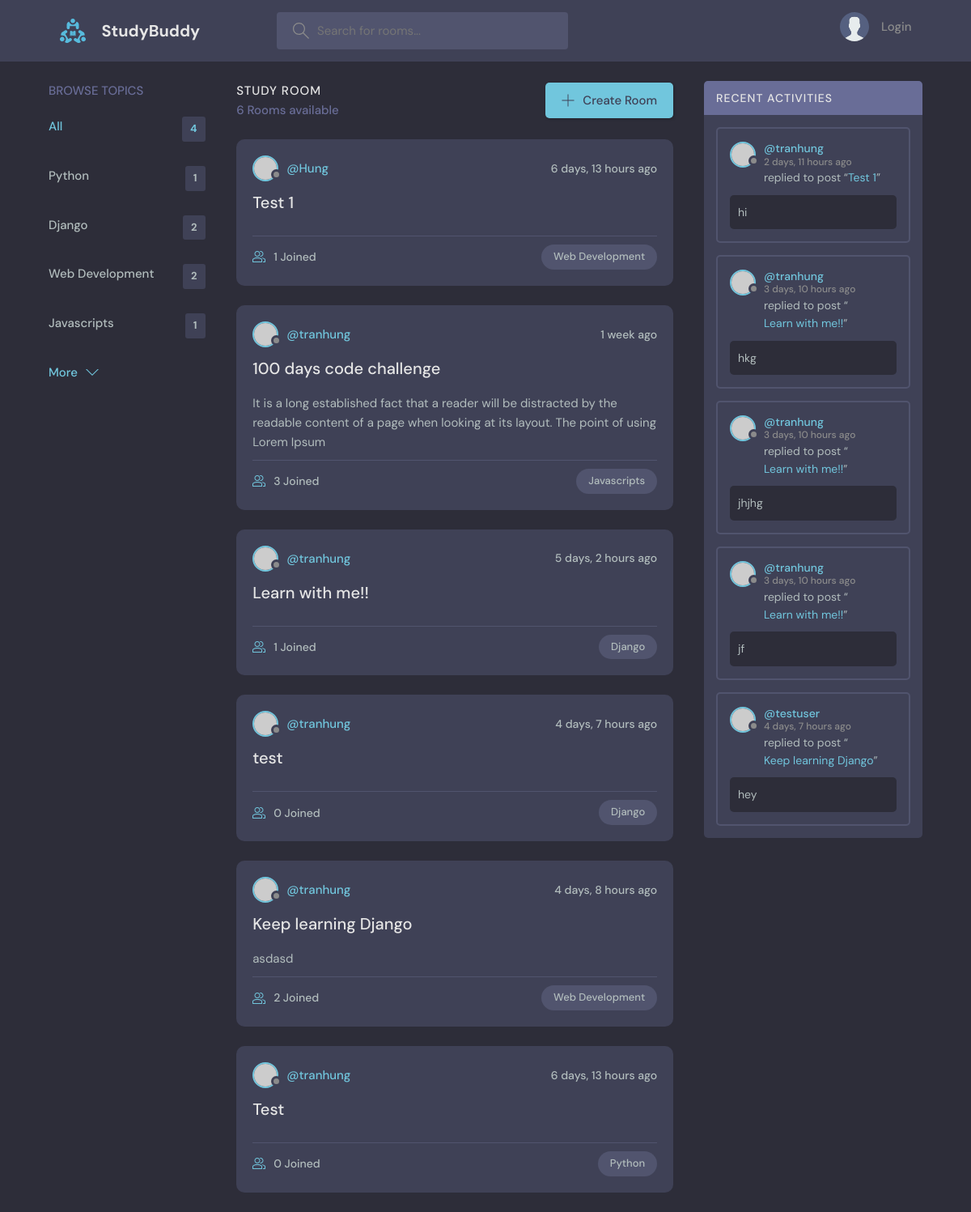
The page / on the database its author committed.
### base/models.py (models this page shows, shortened)
class Topic(models.Model):
    name = models.CharField(max_length=200)

class Room(models.Model):
    wb_id = models.OneToOneField(
        Whiteboard, on_delete=models.SET_NULL, null=True)
    host = models.ForeignKey(User, on_delete=models.SET_NULL, null=True)
    topic = models.ForeignKey('Topic', on_delete=models.SET_NULL, null=True)
    name = models.CharField(max_length=200)
    description = models.TextField(null=True, blank=True)
    participants = models.ManyToManyField(
        User, related_name='paticipants', blank=True)
    updated = models.DateTimeField(auto_now=True)
    created = models.DateTimeField(auto_now_add=True)
    class Meta:
        ordering = ['-updated', '-created']

class Message(models.Model):
    user = models.ForeignKey(User, on_delete=models.CASCADE)
    room = models.ForeignKey(Room, on_delete=models.CASCADE)
    body = models.TextField()
    updated = models.DateTimeField(auto_now=True)
    created = models.DateTimeField(auto_now_add=True)
    class Meta:
        ordering = ['-updated', '-created']

### base/views.py (the view)
# urls.py: path('', home, name="home"),
def home(request):
    q = request.GET.get('q') if request.GET.get('q') != None else ''
    rooms = Room.objects.filter(
        Q(topic__name__icontains=q) |
        Q(name__icontains=q) |
        Q(description__icontains=q)
    )
    topics = Topic.objects.all()
    room_activity = Message.objects.filter(
        Q(room__topic__name__icontains=q) |
        Q(room__name__icontains=q) |
        Q(room__description__icontains=q)
    )
    context = {'rooms': rooms, 'topics': topics,
               'room_activity': room_activity}
    return render(request, 'base/home.html', context)

### base/templates/base/home.html (shortened to what this page needs)
{% extends "main.html" %}
{% block content %}
<main class="layout layout--3">
    <div class="container">
        {% include 'base/topics_component.html' %}
        <div class="roomList">
            <div class="roomList__header">
                <div>
                    <h2>Study Room</h2>
                    <p>{{ rooms.count }} Rooms available</p>
                </div>
                <a
                    class="btn btn--main"
                    href="{% url 'create-room' %}"
                >
                    <svg
                        version="1.1"
                        xmlns="http://www.w3.org/2000/svg"
                        width="32"
                        height="32"
                        viewBox="0 0 32 32"
                    >
                        <title>add</title>
                        <path d="M16.943 0.943h-1.885v14.115h-14.115v1.885h14.115v14.115h1.885v-14.115h14.115v-1.885h-14.115v-14.115z"></path>
                    </svg>
                    Create Room
                </a>
            </div>
            {% include 'base/feed_component.html' %}
        </div>
        {% include 'base/activity_component.html' %}
    </div>
</main>
{% endblock content %}

### base/templates/base/topics_component.html
<div class="topics">
    <div class="topics__header">
        <h2>Browse Topics</h2>
    </div>
    <ul class="topics__list">
        <li>
            <a
                href="{% url 'home' %}"
                class="active"
            >All <span>{{ topics.count }}</span></a>
        </li>
        {% for topic in topics %}
        <li>
            <a href="{% url 'home' %}?q={{ topic.name }}">{{ topic.name }} <span>{{ topic.room_set.all.count }}</span></a>
        </li>
        {% endfor %}
    </ul>
    <a
        class="btn btn--link"
        href="topics.html"
    >
        More
        <svg
            version="1.1"
            xmlns="http://www.w3.org/2000/svg"
            width="32"
            height="32"
            viewBox="0 0 32 32"
        >
            <title>chevron-down</title>
            <path d="M16 21l-13-13h-3l16 16 16-16h-3l-13 13z"></path>
        </svg>
    </a>
</div>

### base/templates/base/feed_component.html (shortened to what this page needs)
{% for room in rooms %}
<div class="roomListRoom">
    <div class="roomListRoom__header">
        <a
            href="{% url 'user-profile' room.host.id %}"
            class="roomListRoom__author"
        >
            <div class="avatar avatar--small">
                <img src="https://randomuser.me/api/portraits/women/11.jpg" />
            </div>
            <span>@{{ room.host.username }}</span>
        </a>
        <div class="roomListRoom__actions">
            <span>{{ room.created|timesince }} ago</span>
        </div>
    </div>
    <div class="roomListRoom__content">
        <a href="{% url 'room' room.id %}">{{ room.name }}</a>
        <p>
            {{ room.description }}
        </p>
    </div>
    <div class="roomListRoom__meta">
        <a
            href="{% url 'room' room.id %}"
            class="roomListRoom__joined"
        >
            {{ room.participants.count }} Joined
        </a>
        <p class="roomListRoom__topic">{{ room.topic.name }}</p>
    </div>
</div>
{% endfor %}

### base/templates/base/activity_component.html (shortened to what this page needs)
<div class="activities">
    <div class="activities__header">
        <h2>Recent Activities</h2>
    </div>
    {% for mess in room_activity %}
    <div class="activities__box">
        <div class="activities__boxHeader roomListRoom__header">
            <a
                href="{% url 'user-profile' mess.user.id %}"
                class="roomListRoom__author"
            >
                <div class="avatar avatar--small">
                    <img src="https://randomuser.me/api/portraits/women/11.jpg" />
                </div>
                <p>
                    @{{ mess.user.username }}
                    <span>{{ mess.created|timesince }} ago</span>
                </p>
            </a>
        </div>
        <div class="activities__boxContent">
            <p>replied to post “<a href="{% url 'room' mess.room.id %}">{{ mess.room.name }}</a>”</p>
            <div class="activities__boxRoomContent">
                {{ mess.body }}
            </div>
        </div>
    </div>
    {% endfor %}
</div>

### static/css/main.css (style rules this page uses)
body { background-color: darkgray; }

### rows shown on the page
Topic: name "Python", room_set.all.count "1"
Topic: name "Django", room_set.all.count "2"
Topic: name "Web Development", room_set.all.count "2"
Topic: name "Javascripts", room_set.all.count "1"
Room: host.username "Hung", created "6 days, 13 hours", name "Test 1", participants.count "1", topic.name "Web Development"
Room: host.username "tranhung", created "1 week", name "100 days code challenge", description "It is a long established fact that a reader will be distracted by the readable content of a page when looking at its layout. The point of using Lorem Ipsum", participants.count "3", topic.name "Javascripts"
Room: host.username "tranhung", created "5 days, 2 hours", name "Learn with me!!", participants.count "1", topic.name "Django"
Room: host.username "tranhung", created "4 days, 7 hours", name "test", participants.count "0", topic.name "Django"
Room: host.username "tranhung", created "4 days, 8 hours", name "Keep learning Django", description "asdasd", participants.count "2", topic.name "Web Development"
Room: host.username "tranhung", created "6 days, 13 hours", name "Test", participants.count "0", topic.name "Python"
Message: user.username "tranhung", created "2 days, 11 hours", room.name "Test 1", body "hi"
Message: user.username "tranhung", created "3 days, 10 hours", room.name "Learn with me!!", body "hkg"
Message: user.username "tranhung", created "3 days, 10 hours", room.name "Learn with me!!", body "jhjhg"
Message: user.username "tranhung", created "3 days, 10 hours", room.name "Learn with me!!", body "jf"
Message: user.username "testuser", created "4 days, 7 hours", room.name "Keep learning Django", body "hey"

### other values the page prints
{{ topics.count }} "4"
{{ rooms.count }} "6"
